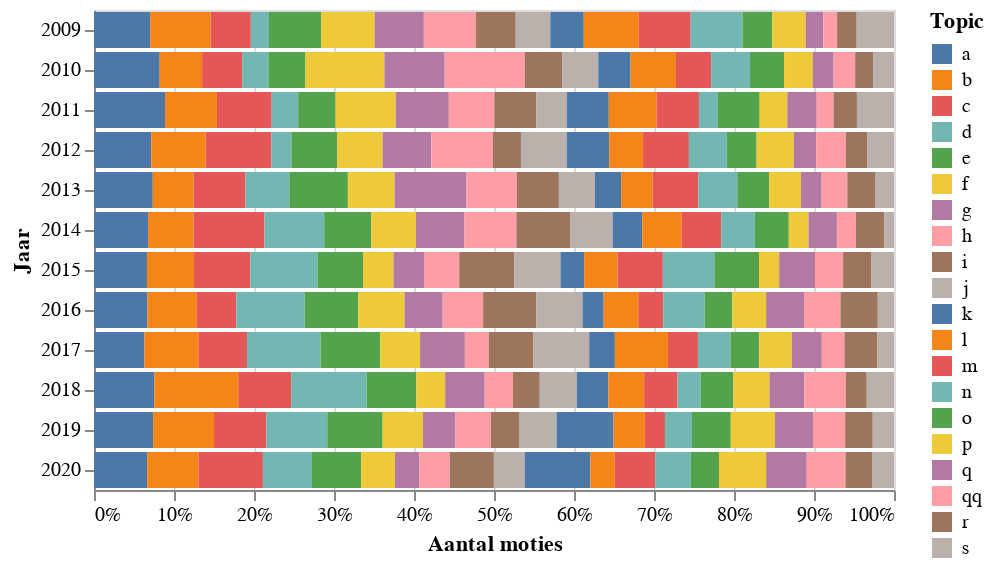

The cell this chart's notebook holds for it:
### Markdown cell above
## Over welke onderwerpen worden het meeste moties ingediend?

### Code cell
# hide_input
# df.groupby(['Jaar', 'Topic']).size().unstack(fill_value=0)
source = df.groupby(['Jaar', 'Topic']).size().reset_index()
source = source.rename(columns={0:'Aantal moties'})
source.head()

# Overview of topic distribution over all years
import altair as alt
alt.Chart(source).mark_bar().encode(
    x=alt.X('Aantal moties:Q', stack='normalize',axis=alt.Axis(format='%')),
    y='Jaar:O',
    color=alt.Color('Topic:N',sort=alt.EncodingSortField('Aantal moties', order='descending'))
    # order=alt.Order('Aantal moties:Q',sort='descending')

)

### Figure 1 — Vega-Lite specification as saved in the notebook (floating-point values rounded to 4 significant figures; data arrays with more than 128 entries replaced by an {"elided": "..."} marker saying what was removed)
{"config": {"view": {"continuousWidth": 400, "continuousHeight": 300}}, "data": {"name": "data-c89bb44a9407d1622ef0940b1c58874b"}, "mark": "bar", "encoding": {"color": {"type": "nominal", "field": "Topic", "sort": {"field": "Aantal moties", "order": "descending"}}, "x": {"type": "quantitative", "axis": {"format": "%"}, "field": "Aantal moties", "stack": "normalize"}, "y": {"type": "ordinal", "field": "Jaar"}}, "$schema": "https://vega.github.io/schema/vega-lite/v4.8.1.json", "datasets": {"data-c89bb44a9407d1622ef0940b1c58874b": {"elided": "240 records"}}}
